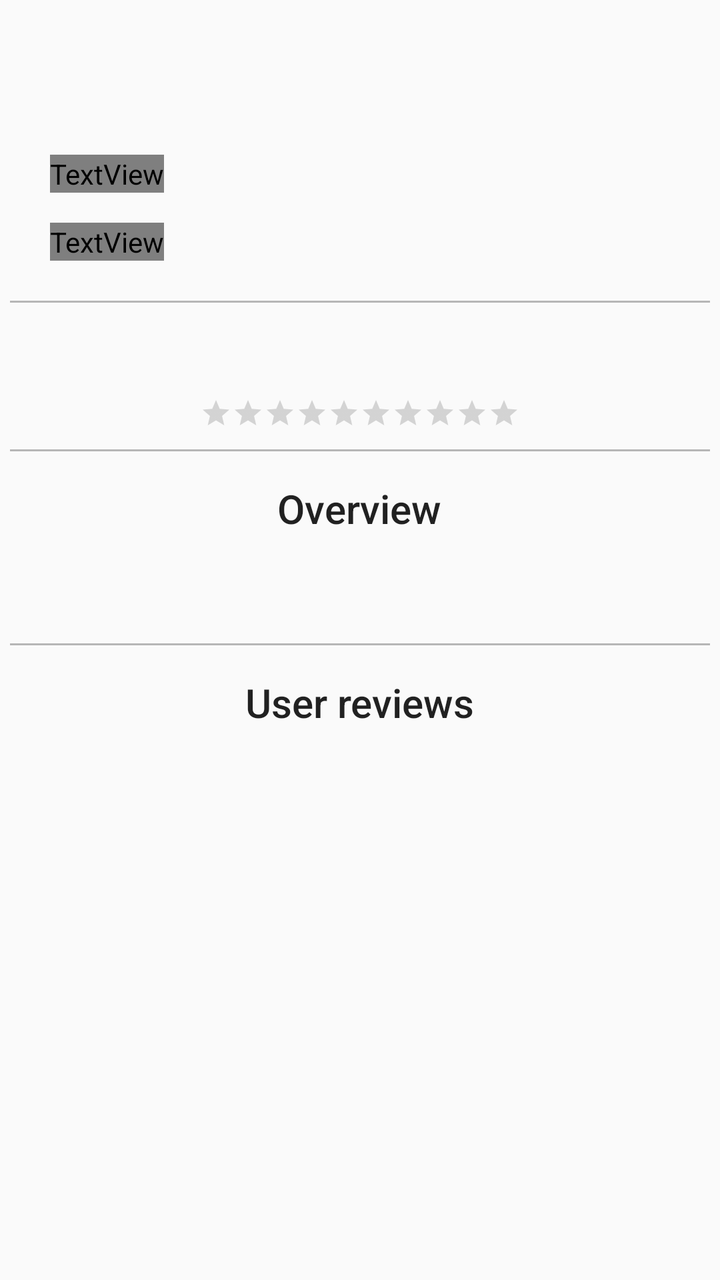
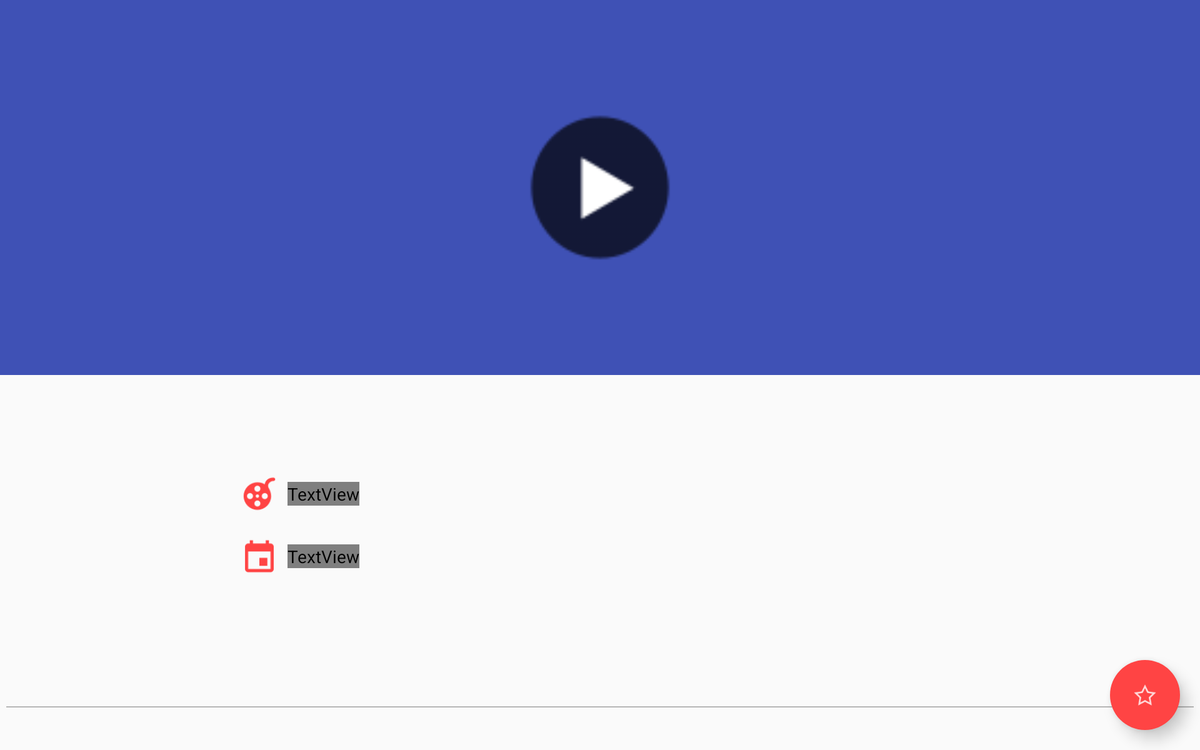

Compare how this app lays out the same screen by default and in its alternative resource folder. The renders come first, then the two layout files and the values they reference.
<!-- AndroidManifest.xml: application theme AppTheme -->
<!-- res/layout/fragment_detail.xml -->
<android.support.design.widget.CoordinatorLayout xmlns:android="http://schemas.android.com/apk/res/android"
    xmlns:app="http://schemas.android.com/apk/res-auto"
    xmlns:tools="http://schemas.android.com/tools"
    android:id="@+id/coordinator_layout"
    android:layout_width="match_parent"
    android:layout_height="match_parent"
    android:fitsSystemWindows="true"
    tools:context=".DetailFragment">

    <android.support.design.widget.AppBarLayout
        android:id="@+id/app_bar"
        android:layout_width="match_parent"
        android:layout_height="@dimen/backdrop_poster_height"
        android:fitsSystemWindows="true"
        android:theme="@style/ThemeOverlay.AppCompat.Dark.ActionBar">

        <android.support.design.widget.CollapsingToolbarLayout
            android:id="@+id/collapsing_toolbar_layout"
            android:layout_width="match_parent"
            android:layout_height="match_parent"
            android:fitsSystemWindows="true"
            app:contentScrim="?attr/colorPrimary"
            app:expandedTitleMarginStart="5dp"
            app:layout_scrollFlags="scroll|exitUntilCollapsed">

            <ImageView
                android:id="@+id/backdrop_image"
                android:layout_width="match_parent"
                android:layout_height="match_parent"
                android:contentDescription="@string/backdrop_poster_description"
                android:fitsSystemWindows="true"
                android:scaleType="centerCrop"
                app:layout_collapseMode="parallax"
                app:layout_collapseParallaxMultiplier="0.7" />

            <ImageButton
                android:id="@+id/play_image"
                android:layout_width="match_parent"
                android:layout_height="match_parent"
                android:background="?attr/selectableItemBackground"
                android:contentDescription="@string/backdrop_poster_description"
                android:fitsSystemWindows="true"
                android:scaleType="fitCenter"
                android:src="@drawable/ic_play"
                android:visibility="visible"
                app:layout_collapseMode="parallax"
                app:layout_collapseParallaxMultiplier="0.7" />

            <android.support.v7.widget.Toolbar
                android:id="@+id/detail_toolbar"
                android:layout_width="match_parent"
                android:layout_height="?attr/actionBarSize"
                android:minHeight="?attr/actionBarSize"
                app:layout_collapseMode="pin"
                app:popupTheme="@style/ThemeOverlay.AppCompat.Light"
                app:theme="@style/ThemeOverlay.AppCompat.Dark.ActionBar" />

        </android.support.design.widget.CollapsingToolbarLayout>

    </android.support.design.widget.AppBarLayout>

    <android.support.v4.widget.NestedScrollView
        android:layout_width="match_parent"
        android:layout_height="match_parent"
        android:layout_gravity="fill_vertical"
        android:layout_marginBottom="80dp"
        app:layout_behavior="@string/appbar_scrolling_view_behavior">

        <LinearLayout
            android:layout_width="match_parent"
            android:layout_height="wrap_content"
            android:orientation="vertical">

            <RelativeLayout
                android:layout_width="match_parent"
                android:layout_height="wrap_content">

                <ImageView
                    android:id="@+id/detail_movie_poster"
                    android:layout_width="@dimen/poster_width"
                    android:layout_height="@dimen/poster_height"
                    android:layout_alignParentLeft="true"
                    android:layout_alignParentStart="true"
                    android:layout_alignParentTop="true"
                    android:layout_margin="5dp"
                    android:contentDescription="@string/poster_description"
                    android:scaleType="centerCrop"
                    android:transitionName="poster" />

                <LinearLayout
                    android:layout_width="match_parent"
                    android:layout_height="wrap_content"
                    android:layout_alignParentTop="true"
                    android:layout_margin="10dp"
                    android:layout_toEndOf="@+id/detail_movie_poster"
                    android:layout_toRightOf="@+id/detail_movie_poster"
                    android:orientation="vertical">

                    <TextView
                        android:id="@+id/detail_title_text"
                        style="@style/Base.TextAppearance.AppCompat.Headline"
                        android:layout_width="wrap_content"
                        android:layout_height="wrap_content"
                        android:layout_marginTop="20dp"
                        android:maxLines="3" />

                    <LinearLayout
                        android:id="@+id/linear_layout_genre"
                        android:layout_width="wrap_content"
                        android:layout_height="wrap_content"
                        android:layout_marginTop="15dp"
                        android:orientation="horizontal">

                        <ImageView
                            android:id="@+id/movie_release_date_image"
                            android:layout_width="@dimen/icon_size"
                            android:layout_height="@dimen/icon_size"
                            android:layout_gravity="center"
                            android:contentDescription="@string/movie_release_date_image_description"
                            android:src="@drawable/ic_genre" />

                        <TextView
                            android:id="@+id/detail_genre_text"
                            style="@style/SmallText"
                            android:layout_marginLeft="5dp"
                            android:layout_marginStart="5dp"
                            android:ellipsize="end"
                            android:maxLines="2" />

                    </LinearLayout>

                    <LinearLayout
                        android:id="@+id/linear_layout_date"
                        android:layout_width="wrap_content"
                        android:layout_height="wrap_content"
                        android:layout_marginBottom="5dp"
                        android:layout_marginTop="15dp"
                        android:orientation="horizontal">

                        <ImageView
                            android:id="@+id/movie_genre_image"
                            android:layout_width="@dimen/icon_size"
                            android:layout_height="@dimen/icon_size"
                            android:layout_gravity="center"
                            android:contentDescription="@string/genre_icon_description"
                            android:src="@drawable/ic_release_date" />

                        <TextView
                            android:id="@+id/detail_release_text"
                            style="@style/SmallText"
                            android:layout_marginLeft="5dp"
                            android:layout_marginStart="5dp"
                            android:maxLines="1" />

                    </LinearLayout>

                </LinearLayout>

            </RelativeLayout>

            <View
                android:id="@+id/SplitLine_hor1"
                style="@style/ViewStyle" />

            <TextView
                android:id="@+id/detail_rating_text"
                style="@style/Base.TextAppearance.AppCompat.Headline"
                android:layout_width="wrap_content"
                android:layout_height="wrap_content"
                android:layout_gravity="center"
                android:layout_marginTop="5dp"
                android:textColor="@color/accent_color" />

            <RatingBar
                android:id="@+id/detail_rating_bar"
                style="?android:attr/ratingBarStyleSmall"
                android:layout_width="wrap_content"
                android:layout_height="wrap_content"
                android:layout_gravity="center"
                android:layout_margin="5dp"
                android:numStars="10"
                android:stepSize="0.1" />

            <View
                android:id="@+id/SplitLine_hor2"
                style="@style/ViewStyle" />

            <TextView
                android:id="@+id/detail_overview_caption_text"
                style="@style/Base.TextAppearance.AppCompat.Title"
                android:layout_width="wrap_content"
                android:layout_height="wrap_content"
                android:layout_gravity="center"
                android:layout_margin="10dp"
                android:text="@string/overview_caption" />

            <TextView
                android:id="@+id/detail_overview_text"
                style="@style/Base.TextAppearance.AppCompat.Body1"
                android:layout_width="match_parent"
                android:layout_height="wrap_content"
                android:layout_gravity="center"
                android:layout_margin="10dp"/>

            <View
                android:id="@+id/SplitLine_hor3"
                style="@style/ViewStyle" />

            <TextView
                android:id="@+id/detail_review_caption_text"
                style="@style/Base.TextAppearance.AppCompat.Title"
                android:layout_width="wrap_content"
                android:layout_height="wrap_content"
                android:layout_gravity="center"
                android:layout_margin="10dp"
                android:text="@string/user_reviews_caption" />

            <LinearLayout
                android:id="@+id/list_view_review"
                android:layout_width="match_parent"
                android:layout_height="wrap_content"
                android:layout_gravity="center_horizontal"
                android:layout_margin="10dp"
                android:orientation="vertical"
                android:visibility="gone"/>

            <TextView
                android:id="@+id/detail_review_text"
                style="@style/Base.TextAppearance.AppCompat.Body1"
                android:layout_width="match_parent"
                android:layout_height="wrap_content"
                android:layout_gravity="center"
                android:layout_margin="10dp"
                android:text="@string/no_review"
                android:visibility="gone"/>

        </LinearLayout>

    </android.support.v4.widget.NestedScrollView>

    <android.support.design.widget.FloatingActionButton
        android:id="@+id/fab"
        android:layout_width="wrap_content"
        android:layout_height="wrap_content"
        android:layout_margin="@dimen/fab_margin"
        android:src="@drawable/ic_favorite"
        app:borderWidth="0dp"
        app:layout_anchor="@id/app_bar"
        app:layout_anchorGravity="bottom|right|end"
        app:rippleColor="@color/white" />

</android.support.design.widget.CoordinatorLayout>
<!-- resources referenced by this layout -->
<resources>
  <color name="accent_color">#FF4444</color>
  <color name="white">#FFFFFF</color>
  <dimen name="backdrop_poster_height">300dp</dimen>
  <!-- from res/values-v21/ -->
  <dimen name="fab_margin">16dp</dimen>
  <dimen name="icon_size">35dp</dimen>
  <dimen name="poster_height">250dp</dimen>
  <dimen name="poster_width">170dp</dimen>
  <!-- drawable ic_favorite: png bitmap (drawable-hdpi, 1385 bytes) -->
  <!-- drawable ic_genre: png bitmap (drawable-xhdpi, 2000 bytes) -->
  <!-- drawable ic_play: png bitmap (drawable, 2173 bytes) -->
  <!-- drawable ic_release_date: png bitmap (drawable-xhdpi, 671 bytes) -->
  <string name="backdrop_poster_description">Backdrop posters of films</string>
  <string name="genre_icon_description">Movie genre</string>
  <string name="movie_release_date_image_description">Movie release date</string>
  <string name="no_review">No user review available.</string>
  <string name="overview_caption">Overview</string>
  <string name="poster_description">Posters of films</string>
  <string name="user_reviews_caption">User reviews</string>
  <style name="SmallText" parent="@style/Base.TextAppearance.AppCompat.Body1">
          <item name="android:layout_width">wrap_content</item>
          <item name="android:layout_height">wrap_content</item>
          <item name="android:layout_gravity">center</item>
          <item name="android:maxLines">1</item>
          <item name="android:textColor">@color/secondary_text</item>
      </style>
  <style name="ViewStyle">
          <item name="android:layout_width">match_parent</item>
          <item name="android:layout_height">1dp</item>
          <item name="android:layout_margin">5dp</item>
          <item name="android:background">@color/divider_color</item>
      </style>
  <style name="AppTheme" parent="Theme.AppCompat.Light.DarkActionBar">
          <item name="colorPrimary">@color/primary_color</item>
          <item name="colorPrimaryDark">@color/dark_primary_color</item>
          <item name="colorAccent">@color/accent_color</item>
          <item name="windowActionBar">false</item>
          <item name="windowNoTitle">true</item>
      </style>
  <color name="divider_color">#B6B6B6</color>
  <color name="primary_color">#3F51B5</color>
  <color name="dark_primary_color">#303F9F</color>
</resources>
<!-- res/layout-sw600dp-land/fragment_detail.xml (the repository's variant of the layout above) -->
<!-- drawn on a 7-inch tablet turned sideways -->
<android.support.design.widget.CoordinatorLayout
    xmlns:android="http://schemas.android.com/apk/res/android"
    xmlns:app="http://schemas.android.com/apk/res-auto"
    xmlns:tools="http://schemas.android.com/tools"
    android:id="@+id/coordinator_layout"
    android:layout_width="match_parent"
    android:layout_height="match_parent"
    tools:context=".DetailFragment">

    <android.support.v4.widget.NestedScrollView
        android:id="@+id/scroll_view"
        android:layout_width="match_parent"
        android:layout_height="match_parent"
        android:layout_gravity="fill_vertical">

        <LinearLayout
            android:layout_width="match_parent"
            android:layout_height="wrap_content"
            android:orientation="vertical">

            <RelativeLayout
                android:layout_width="match_parent"
                android:layout_height="@dimen/backdrop_poster_height">

            <ImageView
                android:id="@+id/backdrop_image"
                android:layout_width="match_parent"
                android:layout_height="match_parent"
                android:contentDescription="@string/backdrop_poster_description"
                android:scaleType="centerCrop"
                android:background="@color/primary_color"/>

            <ImageButton
                android:id="@+id/play_image"
                android:layout_width="match_parent"
                android:background="?attr/selectableItemBackground"
                android:contentDescription="@string/backdrop_poster_description"
                android:layout_height="match_parent"
                android:scaleType="fitCenter"
                android:src="@drawable/ic_play"
                android:visibility="visible" />

            </RelativeLayout>

            <RelativeLayout
                android:layout_width="match_parent"
                android:layout_height="wrap_content">

                <ImageView
                    android:id="@+id/detail_movie_poster"
                    android:layout_width="@dimen/poster_width"
                    android:layout_height="@dimen/poster_height"
                    android:layout_alignParentLeft="true"
                    android:layout_alignParentStart="true"
                    android:layout_alignParentTop="true"
                    android:layout_margin="5dp"
                    android:contentDescription="@string/poster_description"
                    android:scaleType="centerCrop"
                    android:transitionName="poster"
                    tools:ignore="UnusedAttribute" />

                <LinearLayout
                    android:layout_width="match_parent"
                    android:layout_height="wrap_content"
                    android:layout_alignParentTop="true"
                    android:layout_margin="10dp"
                    android:layout_toEndOf="@+id/detail_movie_poster"
                    android:layout_toRightOf="@+id/detail_movie_poster"
                    android:orientation="vertical">

                    <TextView
                        android:id="@+id/detail_title_text"
                        style="@style/Base.TextAppearance.AppCompat.Headline"
                        android:layout_width="wrap_content"
                        android:layout_height="wrap_content"
                        android:layout_marginTop="20dp"
                        android:maxLines="3" />

                    <LinearLayout
                        android:id="@+id/linear_layout_genre"
                        android:layout_width="wrap_content"
                        android:layout_height="wrap_content"
                        android:layout_marginTop="15dp"
                        android:orientation="horizontal">

                        <ImageView
                            android:id="@+id/movie_release_date_image"
                            android:layout_width="@dimen/icon_size"
                            android:layout_height="@dimen/icon_size"
                            android:layout_gravity="center"
                            android:contentDescription="@string/movie_release_date_image_description"
                            android:src="@drawable/ic_genre" />

                        <TextView
                            android:id="@+id/detail_genre_text"
                            style="@style/SmallText"
                            android:layout_marginLeft="5dp"
                            android:layout_marginStart="5dp"
                            android:ellipsize="end"
                            android:maxLines="2" />

                    </LinearLayout>

                    <LinearLayout
                        android:id="@+id/linear_layout_date"
                        android:layout_width="wrap_content"
                        android:layout_height="wrap_content"
                        android:layout_marginBottom="5dp"
                        android:layout_marginTop="15dp"
                        android:orientation="horizontal">

                        <ImageView
                            android:id="@+id/movie_genre_image"
                            android:layout_width="@dimen/icon_size"
                            android:layout_height="@dimen/icon_size"
                            android:layout_gravity="center"
                            android:contentDescription="@string/genre_icon_description"
                            android:src="@drawable/ic_release_date" />

                        <TextView
                            android:id="@+id/detail_release_text"
                            style="@style/SmallText"
                            android:layout_marginLeft="5dp"
                            android:layout_marginStart="5dp"
                            android:maxLines="1" />

                    </LinearLayout>

                </LinearLayout>

            </RelativeLayout>

            <View
                android:id="@+id/SplitLine_hor1"
                style="@style/ViewStyle" />

            <TextView
                android:id="@+id/detail_rating_text"
                style="@style/Base.TextAppearance.AppCompat.Headline"
                android:layout_width="wrap_content"
                android:layout_height="wrap_content"
                android:layout_gravity="center"
                android:layout_marginTop="5dp"
                android:textColor="@color/accent_color" />

            <RatingBar
                android:id="@+id/detail_rating_bar"
                style="?android:attr/ratingBarStyleSmall"
                android:layout_width="wrap_content"
                android:layout_height="wrap_content"
                android:layout_gravity="center"
                android:layout_margin="5dp"
                android:numStars="10"
                android:stepSize="0.1" />

            <View
                android:id="@+id/SplitLine_hor2"
                style="@style/ViewStyle" />

            <TextView
                android:id="@+id/detail_overview_caption_text"
                style="@style/Base.TextAppearance.AppCompat.Title"
                android:layout_width="wrap_content"
                android:layout_height="wrap_content"
                android:layout_gravity="center"
                android:layout_margin="10dp"
                android:text="@string/overview_caption" />

            <TextView
                android:id="@+id/detail_overview_text"
                style="@style/Base.TextAppearance.AppCompat.Body1"
                android:layout_width="match_parent"
                android:layout_height="wrap_content"
                android:layout_gravity="center"
                android:layout_margin="10dp" />

            <View
                android:id="@+id/SplitLine_hor3"
                style="@style/ViewStyle" />

            <TextView
                android:id="@+id/detail_review_caption_text"
                style="@style/Base.TextAppearance.AppCompat.Title"
                android:layout_width="wrap_content"
                android:layout_height="wrap_content"
                android:layout_gravity="center"
                android:layout_margin="10dp"
                android:text="@string/user_reviews_caption" />

            <LinearLayout
                android:id="@+id/list_view_review"
                android:layout_width="match_parent"
                android:layout_height="wrap_content"
                android:layout_gravity="center_horizontal"
                android:layout_margin="10dp"
                android:orientation="vertical"
                android:visibility="gone" />

            <TextView
                android:id="@+id/detail_review_text"
                style="@style/Base.TextAppearance.AppCompat.Body1"
                android:layout_width="match_parent"
                android:layout_height="wrap_content"
                android:layout_gravity="center"
                android:layout_margin="10dp"
                android:text="@string/no_review"
                android:visibility="gone" />

        </LinearLayout>

    </android.support.v4.widget.NestedScrollView>

    <android.support.design.widget.FloatingActionButton
        android:id="@+id/fab"
        android:layout_width="wrap_content"
        android:layout_height="wrap_content"
        android:layout_margin="@dimen/fab_margin"
        android:src="@drawable/ic_favorite"
        android:clickable="true"
        app:borderWidth="0dp"
        app:elevation="8dp"
        app:layout_anchor="@id/scroll_view"
        app:layout_anchorGravity="bottom|right|end"
        app:rippleColor="@color/white" />

</android.support.design.widget.CoordinatorLayout>
<!-- resources referenced by the variant -->
<!-- as a 7-inch tablet turned sideways resolves them -->
<resources>
  <color name="accent_color">#FF4444</color>
  <color name="primary_color">#3F51B5</color>
  <color name="white">#FFFFFF</color>
  <!-- from res/values-sw600dp/ -->
  <dimen name="backdrop_poster_height">300dp</dimen>
  <!-- from res/values-v21/ -->
  <dimen name="fab_margin">16dp</dimen>
  <!-- from res/values-sw600dp/ -->
  <dimen name="icon_size">35dp</dimen>
  <!-- from res/values-sw600dp/ -->
  <dimen name="poster_height">250dp</dimen>
  <!-- from res/values-sw600dp/ -->
  <dimen name="poster_width">170dp</dimen>
  <!-- drawable ic_favorite: png bitmap (drawable-hdpi, 1385 bytes) -->
  <!-- drawable ic_genre: png bitmap (drawable-xhdpi, 2000 bytes) -->
  <!-- drawable ic_play: png bitmap (drawable, 2173 bytes) -->
  <!-- drawable ic_release_date: png bitmap (drawable-xhdpi, 671 bytes) -->
  <string name="backdrop_poster_description">Backdrop posters of films</string>
  <string name="genre_icon_description">Movie genre</string>
  <string name="movie_release_date_image_description">Movie release date</string>
  <string name="no_review">No user review available.</string>
  <string name="overview_caption">Overview</string>
  <string name="poster_description">Posters of films</string>
  <string name="user_reviews_caption">User reviews</string>
  <style name="SmallText" parent="@style/Base.TextAppearance.AppCompat.Body1">
          <item name="android:layout_width">wrap_content</item>
          <item name="android:layout_height">wrap_content</item>
          <item name="android:layout_gravity">center</item>
          <item name="android:maxLines">1</item>
          <item name="android:textColor">@color/secondary_text</item>
      </style>
  <style name="ViewStyle">
          <item name="android:layout_width">match_parent</item>
          <item name="android:layout_height">1dp</item>
          <item name="android:layout_margin">5dp</item>
          <item name="android:background">@color/divider_color</item>
      </style>
  <style name="AppTheme" parent="Theme.AppCompat.Light.DarkActionBar">
          <item name="colorPrimary">@color/primary_color</item>
          <item name="colorPrimaryDark">@color/dark_primary_color</item>
          <item name="colorAccent">@color/accent_color</item>
          <item name="windowActionBar">false</item>
          <item name="windowNoTitle">true</item>
      </style>
  <color name="divider_color">#B6B6B6</color>
  <color name="dark_primary_color">#303F9F</color>
</resources>
